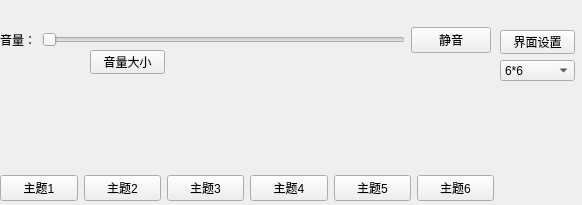
<?xml version="1.0" encoding="UTF-8"?>
<ui version="4.0">
 <class>ThemeChange</class>
 <widget class="QWidget" name="ThemeChange">
  <property name="geometry">
   <rect>
    <x>0</x>
    <y>0</y>
    <width>582</width>
    <height>205</height>
   </rect>
  </property>
  <property name="windowTitle">
   <string>ThemeChange</string>
  </property>
  <widget class="QWidget" name="themeLayoutWidget">
   <property name="geometry">
    <rect>
     <x>0</x>
     <y>90</y>
     <width>494</width>
     <height>111</height>
    </rect>
   </property>
   <layout class="QHBoxLayout" name="horizontalLayout">
    <item>
     <layout class="QVBoxLayout" name="verticalLayout">
      <item>
       <widget class="QLabel" name="label1">
        <property name="text">
         <string/>
        </property>
        <property name="pixmap">
         <pixmap>C:/Users/17914/Desktop/宝石迷阵/image/theme/a-theme/a1.png</pixmap>
        </property>
        <property name="alignment">
         <set>Qt::AlignCenter</set>
        </property>
       </widget>
      </item>
      <item>
       <widget class="QPushButton" name="ToneButton">
        <property name="text">
         <string>主题1</string>
        </property>
       </widget>
      </item>
     </layout>
    </item>
    <item>
     <layout class="QVBoxLayout" name="verticalLayout_2">
      <item>
       <widget class="QLabel" name="label_2">
        <property name="text">
         <string/>
        </property>
        <property name="alignment">
         <set>Qt::AlignCenter</set>
        </property>
       </widget>
      </item>
      <item>
       <widget class="QPushButton" name="TtwoButton">
        <property name="text">
         <string>主题2</string>
        </property>
       </widget>
      </item>
     </layout>
    </item>
    <item>
     <layout class="QVBoxLayout" name="verticalLayout_3">
      <item>
       <widget class="QLabel" name="label_3">
        <property name="text">
         <string/>
        </property>
        <property name="alignment">
         <set>Qt::AlignCenter</set>
        </property>
       </widget>
      </item>
      <item>
       <widget class="QPushButton" name="TthreeButton">
        <property name="text">
         <string>主题3</string>
        </property>
       </widget>
      </item>
     </layout>
    </item>
    <item>
     <layout class="QVBoxLayout" name="verticalLayout_4">
      <item>
       <widget class="QLabel" name="label_4">
        <property name="text">
         <string/>
        </property>
        <property name="alignment">
         <set>Qt::AlignCenter</set>
        </property>
       </widget>
      </item>
      <item>
       <widget class="QPushButton" name="TfourButton">
        <property name="text">
         <string>主题4</string>
        </property>
       </widget>
      </item>
     </layout>
    </item>
    <item>
     <layout class="QVBoxLayout" name="verticalLayout_6">
      <item>
       <widget class="QLabel" name="label_5">
        <property name="text">
         <string/>
        </property>
        <property name="alignment">
         <set>Qt::AlignCenter</set>
        </property>
       </widget>
      </item>
      <item>
       <widget class="QPushButton" name="TfiveButton">
        <property name="text">
         <string>主题5</string>
        </property>
       </widget>
      </item>
     </layout>
    </item>
    <item>
     <layout class="QVBoxLayout" name="verticalLayout_5">
      <item>
       <widget class="QLabel" name="label_6">
        <property name="text">
         <string/>
        </property>
        <property name="alignment">
         <set>Qt::AlignCenter</set>
        </property>
       </widget>
      </item>
      <item>
       <widget class="QPushButton" name="TsixButton">
        <property name="text">
         <string>主题6</string>
        </property>
       </widget>
      </item>
     </layout>
    </item>
   </layout>
  </widget>
  <widget class="QPushButton" name="musicSetButton">
   <property name="geometry">
    <rect>
     <x>90</x>
     <y>50</y>
     <width>75</width>
     <height>24</height>
    </rect>
   </property>
   <property name="text">
    <string>音量大小</string>
   </property>
  </widget>
  <widget class="QWidget" name="audioControlWidget">
   <property name="geometry">
    <rect>
     <x>0</x>
     <y>0</y>
     <width>491</width>
     <height>80</height>
    </rect>
   </property>
   <layout class="QVBoxLayout" name="verticalLayout_audio">
    <item>
     <layout class="QHBoxLayout" name="horizontalLayout_volume">
      <item>
       <widget class="QLabel" name="label_volume">
        <property name="text">
         <string>音量：</string>
        </property>
       </widget>
      </item>
      <item>
       <widget class="QSlider" name="volumeSlider">
        <property name="orientation">
         <enum>Qt::Horizontal</enum>
        </property>
       </widget>
      </item>
      <item>
       <widget class="QPushButton" name="muteButton">
        <property name="text">
         <string>静音</string>
        </property>
        <property name="checkable">
         <bool>true</bool>
        </property>
       </widget>
      </item>
     </layout>
    </item>
   </layout>
  </widget>
  <widget class="QComboBox" name="sizeComboBox">
   <property name="geometry">
    <rect>
     <x>500</x>
     <y>60</y>
     <width>75</width>
     <height>21</height>
    </rect>
   </property>
   <item>
    <property name="text">
     <string>6*6</string>
    </property>
   </item>
   <item>
    <property name="text">
     <string>8*8</string>
    </property>
   </item>
   <item>
    <property name="text">
     <string>10*10</string>
    </property>
   </item>
   <item>
    <property name="text">
     <string>12*12</string>
    </property>
   </item>
  </widget>
  <widget class="QPushButton" name="sizeSetButton">
   <property name="geometry">
    <rect>
     <x>500</x>
     <y>30</y>
     <width>75</width>
     <height>24</height>
    </rect>
   </property>
   <property name="text">
    <string>界面设置</string>
   </property>
  </widget>
 </widget>
 <resources/>
 <connections/>
</ui>
